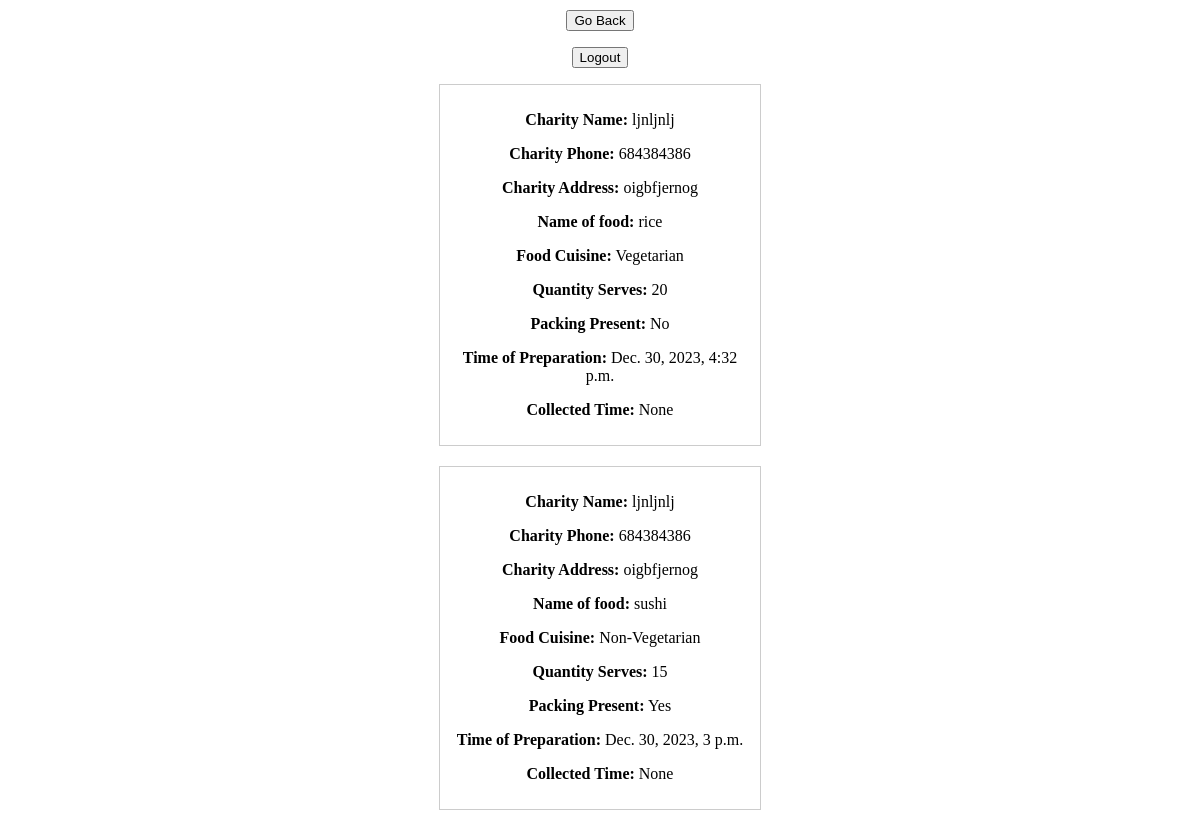
Before: /restaurant/mycontributions/ (signed in) with the older database file.
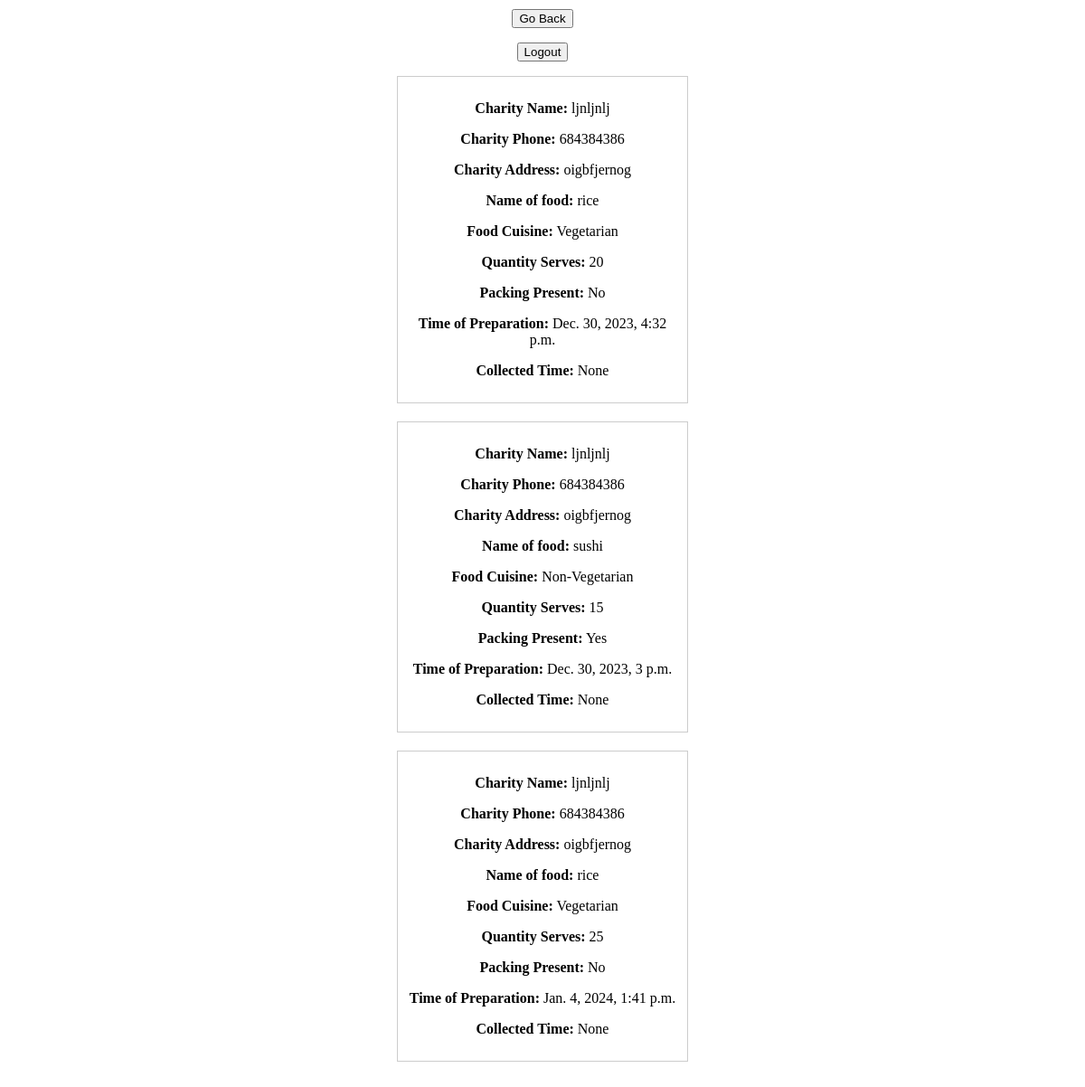
After: the same page with the newer database file.
### app/models.py (models this page shows)
class FoodOrder(models.Model):
    id = models.AutoField(primary_key=True)
    organization_name = models.CharField(max_length=255)
    cuisine_type = models.CharField(max_length=20)
    restaurant_phone = models.CharField(max_length=15)
    city = models.CharField(max_length=255)
    state = models.CharField(max_length=255)
    restaurant_address = models.TextField()
    charity_name = models.CharField(max_length=255, default="Nil")
    delivery_address = models.TextField()
    charity_phone = models.CharField(max_length=15)
    time_of_preparation = models.DateTimeField()
    name_of_food = models.CharField(max_length=255)
    food_cuisine = models.CharField(max_length=20)
    quantity_serves = models.IntegerField()
    storage_duration = models.CharField(max_length=100)
    tentative_collection_time = models.DateTimeField()
    packing_present = models.CharField(max_length=3)
    is_live = models.BooleanField(default=False)
    collected_time = models.DateTimeField(null=True, blank=True)
    restaurant_inbox = models.BooleanField(default=False) #to be displayed in restaurant inbox
    charity_inbox = models.BooleanField(default=False) #to be displayed in charity inbox
    display_status = models.BooleanField(default=False) #to be displayed on contributions/order history
    accept_reject_status = models.BooleanField(default=True) #for making the accept/reject button vanish after clicking
    order_timestamp = models.DateTimeField(auto_now_add=True) #time when order was placed
    restaurant_order_status = models.CharField(max_length=20, default="Nil")

### app/views.py (the view)
# urls.py: path('restaurant/mycontributions/', views.restaurantmycontributions, name="restaurantmycontributions"),
def restaurantmycontributions(request):
    username=request.session.get('username')
    restaurant_phone=request.session.get('phone')
    my_contributions=FoodOrder.objects.filter(restaurant_phone=restaurant_phone)
    return render(request, 'app/restaurantmycontributions.html', {"my_contributions":my_contributions, "username":username})

### app/templates/app/restaurantmycontributions.html (shortened to what this page needs)
<form method="post" action="{% url 'restauranthome' %}">
    <button type="submit">Go Back</button>
</form>
<form method="post" action="{% url 'logout' %}">
    <button type="submit">Logout</button>
</form>
<body>
{% if username %}
  {% if my_contributions %}
    {% for contribution in my_contributions %}
        {% if contribution.display_status %}
            <div class="order-box">
                <p><strong>Charity Name:</strong> {{ contribution.charity_name }}</p>
                <p><strong>Charity Phone:</strong> {{ contribution.charity_phone }}</p>
                <p><strong>Charity Address:</strong> {{ contribution.delivery_address }}</p>
                <p><strong>Name of food:</strong> {{ contribution.name_of_food }}</p>
                <p><strong>Food Cuisine:</strong> {{ contribution.food_cuisine }}</p>
                <p><strong>Quantity Serves:</strong> {{ contribution.quantity_serves }}</p>
                <p><strong>Packing Present:</strong> {{ contribution.packing_present }}</p>
                <p><strong>Time of Preparation:</strong> {{ contribution.time_of_preparation }}</p>
                <p><strong>Collected Time:</strong> {{ contribution.collected_time }}</p>
            </div>
        {% endif %}
    {% endfor %}
  {% else %}
    <p>No contributions in history</p>
  {% endif %}
  {% else %}
      <h2>You do not have an account registered with us!</h2>
      <p><a href="{% url 'register' %}">Register here</a></p>
  {% endif %}
</body>

Changed rows visible on the page:
added FoodOrder: charity_name "ljnljnlj", charity_phone "684384386", delivery_address "oigbfjernog", name_of_food "rice", food_cuisine "Vegetarian", quantity_serves "25", packing_present "No", time_of_preparation "Jan. 4, 2024, 1:41 p.m.", collected_time "None"
